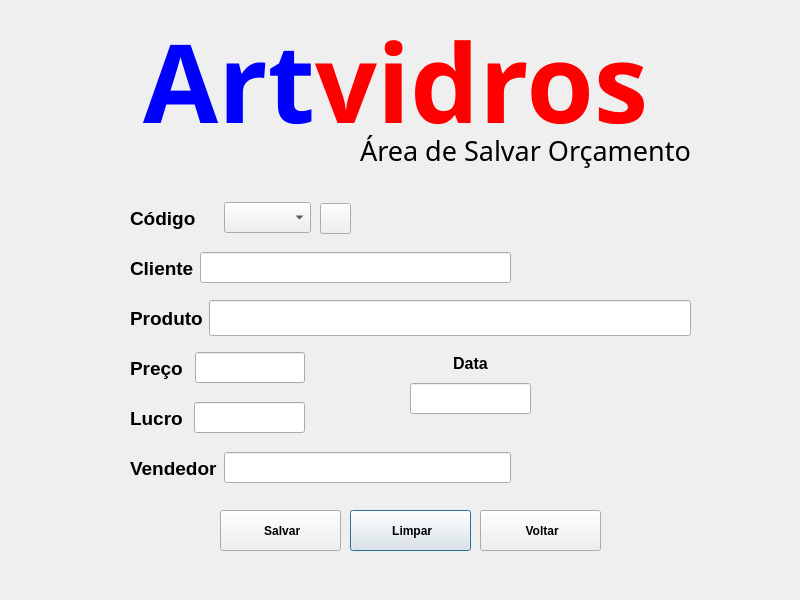
<?xml version="1.0" encoding="UTF-8"?>
<ui version="4.0">
 <class>DialogSalvar</class>
 <widget class="QDialog" name="DialogSalvar">
  <property name="geometry">
   <rect>
    <x>0</x>
    <y>0</y>
    <width>800</width>
    <height>600</height>
   </rect>
  </property>
  <property name="windowTitle">
   <string>Dialog</string>
  </property>
  <widget class="QWidget" name="layoutWidget">
   <property name="geometry">
    <rect>
     <x>410</x>
     <y>350</y>
     <width>121</width>
     <height>64</height>
    </rect>
   </property>
   <layout class="QVBoxLayout" name="verticalLayout">
    <item>
     <widget class="QLabel" name="label_7">
      <property name="font">
       <font>
        <pointsize>12</pointsize>
        <bold>true</bold>
       </font>
      </property>
      <property name="text">
       <string>&lt;html&gt;&lt;head/&gt;&lt;body&gt;&lt;p align=&quot;center&quot;&gt;Data&lt;/p&gt;&lt;/body&gt;&lt;/html&gt;</string>
      </property>
     </widget>
    </item>
    <item>
     <widget class="QLineEdit" name="lineEditData">
      <property name="font">
       <font>
        <pointsize>14</pointsize>
       </font>
      </property>
      <property name="whatsThis">
       <string>&lt;html&gt;&lt;head/&gt;&lt;body&gt;&lt;p align=&quot;center&quot;&gt;&lt;br/&gt;&lt;/p&gt;&lt;/body&gt;&lt;/html&gt;</string>
      </property>
     </widget>
    </item>
   </layout>
  </widget>
  <widget class="QWidget" name="layoutWidget_5">
   <property name="geometry">
    <rect>
     <x>130</x>
     <y>350</y>
     <width>175</width>
     <height>36</height>
    </rect>
   </property>
   <property name="font">
    <font>
     <pointsize>14</pointsize>
     <bold>true</bold>
    </font>
   </property>
   <layout class="QHBoxLayout" name="horizontalLayout_3">
    <item>
     <widget class="QLabel" name="label_price">
      <property name="font">
       <font>
        <pointsize>14</pointsize>
        <bold>true</bold>
       </font>
      </property>
      <property name="text">
       <string>Preço </string>
      </property>
     </widget>
    </item>
    <item>
     <widget class="QLineEdit" name="lineEditPrice">
      <property name="font">
       <font>
        <pointsize>14</pointsize>
        <bold>false</bold>
       </font>
      </property>
     </widget>
    </item>
   </layout>
  </widget>
  <widget class="QPushButton" name="pushButtonLimpar">
   <property name="geometry">
    <rect>
     <x>350</x>
     <y>510</y>
     <width>121</width>
     <height>41</height>
    </rect>
   </property>
   <property name="font">
    <font>
     <bold>true</bold>
    </font>
   </property>
   <property name="text">
    <string> Limpar</string>
   </property>
   <property name="icon">
    <iconset resource="files.qrc">
     <normaloff>:/imagens/limpar.png</normaloff>:/imagens/limpar.png</iconset>
   </property>
  </widget>
  <widget class="QWidget" name="layoutWidget_3">
   <property name="geometry">
    <rect>
     <x>130</x>
     <y>400</y>
     <width>175</width>
     <height>36</height>
    </rect>
   </property>
   <property name="font">
    <font>
     <pointsize>14</pointsize>
     <bold>true</bold>
    </font>
   </property>
   <layout class="QHBoxLayout" name="horizontalLayout_4">
    <item>
     <widget class="QLabel" name="label_profit">
      <property name="font">
       <font>
        <pointsize>14</pointsize>
        <bold>true</bold>
       </font>
      </property>
      <property name="text">
       <string>Lucro </string>
      </property>
     </widget>
    </item>
    <item>
     <widget class="QLineEdit" name="lineEditProfit">
      <property name="font">
       <font>
        <pointsize>14</pointsize>
        <bold>false</bold>
       </font>
      </property>
     </widget>
    </item>
   </layout>
  </widget>
  <widget class="QPushButton" name="pushButtonVoltar">
   <property name="geometry">
    <rect>
     <x>480</x>
     <y>510</y>
     <width>121</width>
     <height>41</height>
    </rect>
   </property>
   <property name="font">
    <font>
     <bold>true</bold>
    </font>
   </property>
   <property name="text">
    <string> Voltar</string>
   </property>
   <property name="icon">
    <iconset resource="files.qrc">
     <normaloff>:/imagens/voltar.png</normaloff>:/imagens/voltar.png</iconset>
   </property>
  </widget>
  <widget class="QWidget" name="layoutWidget_2">
   <property name="geometry">
    <rect>
     <x>130</x>
     <y>250</y>
     <width>381</width>
     <height>36</height>
    </rect>
   </property>
   <property name="font">
    <font>
     <pointsize>14</pointsize>
     <bold>true</bold>
    </font>
   </property>
   <layout class="QHBoxLayout" name="horizontalLayout_2">
    <item>
     <widget class="QLabel" name="label_name">
      <property name="font">
       <font>
        <pointsize>14</pointsize>
        <bold>true</bold>
       </font>
      </property>
      <property name="text">
       <string>Cliente</string>
      </property>
     </widget>
    </item>
    <item>
     <widget class="QLineEdit" name="lineEditCliente">
      <property name="font">
       <font>
        <pointsize>14</pointsize>
        <bold>false</bold>
       </font>
      </property>
     </widget>
    </item>
   </layout>
  </widget>
  <widget class="QLabel" name="label_8">
   <property name="geometry">
    <rect>
     <x>80</x>
     <y>0</y>
     <width>631</width>
     <height>161</height>
    </rect>
   </property>
   <property name="font">
    <font>
     <family>Matura MT Script Capitals</family>
     <pointsize>12</pointsize>
     <bold>true</bold>
    </font>
   </property>
   <property name="text">
    <string>&lt;html&gt;&lt;head/&gt;&lt;body&gt;&lt;p align=&quot;center&quot;&gt;&lt;span style=&quot; font-size:82pt; font-weight:700; color:#0000ff;&quot;&gt;Art&lt;/span&gt;&lt;span style=&quot; font-size:82pt; font-weight:700; color:#ff0000;&quot;&gt;vidros&lt;/span&gt;&lt;/p&gt;&lt;/body&gt;&lt;/html&gt;</string>
   </property>
  </widget>
  <widget class="QPushButton" name="pushButtonAdicionar">
   <property name="geometry">
    <rect>
     <x>220</x>
     <y>510</y>
     <width>121</width>
     <height>41</height>
    </rect>
   </property>
   <property name="font">
    <font>
     <bold>true</bold>
    </font>
   </property>
   <property name="text">
    <string> Salvar</string>
   </property>
   <property name="icon">
    <iconset resource="files.qrc">
     <normaloff>:/imagens/salvar.png</normaloff>:/imagens/salvar.png</iconset>
   </property>
  </widget>
  <widget class="QLabel" name="label_9">
   <property name="geometry">
    <rect>
     <x>360</x>
     <y>120</y>
     <width>351</width>
     <height>61</height>
    </rect>
   </property>
   <property name="font">
    <font>
     <family>Matura MT Script Capitals</family>
     <pointsize>20</pointsize>
     <bold>false</bold>
    </font>
   </property>
   <property name="text">
    <string>Área de Salvar Orçamento</string>
   </property>
  </widget>
  <widget class="QWidget" name="layoutWidget_4">
   <property name="geometry">
    <rect>
     <x>130</x>
     <y>450</y>
     <width>381</width>
     <height>36</height>
    </rect>
   </property>
   <property name="font">
    <font>
     <pointsize>14</pointsize>
     <bold>true</bold>
    </font>
   </property>
   <layout class="QHBoxLayout" name="horizontalLayout_5">
    <item>
     <widget class="QLabel" name="label_name_2">
      <property name="font">
       <font>
        <pointsize>14</pointsize>
        <bold>true</bold>
       </font>
      </property>
      <property name="text">
       <string>Vendedor</string>
      </property>
     </widget>
    </item>
    <item>
     <widget class="QLineEdit" name="lineEditVendedor">
      <property name="font">
       <font>
        <pointsize>14</pointsize>
        <bold>false</bold>
       </font>
      </property>
     </widget>
    </item>
   </layout>
  </widget>
  <widget class="QWidget" name="layoutWidget_7">
   <property name="geometry">
    <rect>
     <x>130</x>
     <y>300</y>
     <width>561</width>
     <height>36</height>
    </rect>
   </property>
   <property name="font">
    <font>
     <pointsize>14</pointsize>
     <bold>true</bold>
    </font>
   </property>
   <layout class="QHBoxLayout" name="horizontalLayout_6">
    <item>
     <widget class="QLabel" name="label_name_3">
      <property name="font">
       <font>
        <pointsize>14</pointsize>
        <bold>true</bold>
       </font>
      </property>
      <property name="text">
       <string>Produto</string>
      </property>
     </widget>
    </item>
    <item>
     <widget class="QLineEdit" name="lineEditProduct">
      <property name="sizePolicy">
       <sizepolicy hsizetype="Expanding" vsizetype="Preferred">
        <horstretch>0</horstretch>
        <verstretch>0</verstretch>
       </sizepolicy>
      </property>
      <property name="font">
       <font>
        <pointsize>14</pointsize>
        <bold>false</bold>
       </font>
      </property>
     </widget>
    </item>
   </layout>
  </widget>
  <widget class="QWidget" name="layoutWidget_8">
   <property name="geometry">
    <rect>
     <x>130</x>
     <y>200</y>
     <width>181</width>
     <height>36</height>
    </rect>
   </property>
   <property name="font">
    <font>
     <pointsize>14</pointsize>
     <bold>true</bold>
    </font>
   </property>
   <layout class="QHBoxLayout" name="horizontalLayout_7">
    <item>
     <widget class="QLabel" name="label_Id_2">
      <property name="font">
       <font>
        <pointsize>14</pointsize>
        <bold>true</bold>
       </font>
      </property>
      <property name="text">
       <string>Código</string>
      </property>
     </widget>
    </item>
    <item>
     <widget class="QComboBox" name="comboBoxID">
      <item>
       <property name="text">
        <string/>
       </property>
      </item>
     </widget>
    </item>
   </layout>
  </widget>
  <widget class="QLabel" name="labelNomeOrcamento">
   <property name="geometry">
    <rect>
     <x>360</x>
     <y>200</y>
     <width>191</width>
     <height>31</height>
    </rect>
   </property>
   <property name="font">
    <font>
     <pointsize>14</pointsize>
     <bold>true</bold>
    </font>
   </property>
   <property name="text">
    <string/>
   </property>
  </widget>
  <widget class="QPushButton" name="pushButtonMostrar">
   <property name="geometry">
    <rect>
     <x>320</x>
     <y>203</y>
     <width>31</width>
     <height>31</height>
    </rect>
   </property>
   <property name="text">
    <string/>
   </property>
   <property name="icon">
    <iconset resource="files.qrc">
     <normaloff>:/imagens/olho.png</normaloff>:/imagens/olho.png</iconset>
   </property>
  </widget>
 </widget>
 <tabstops>
  <tabstop>comboBoxID</tabstop>
  <tabstop>pushButtonMostrar</tabstop>
  <tabstop>lineEditCliente</tabstop>
  <tabstop>lineEditProduct</tabstop>
  <tabstop>lineEditPrice</tabstop>
  <tabstop>lineEditProfit</tabstop>
  <tabstop>lineEditData</tabstop>
  <tabstop>lineEditVendedor</tabstop>
  <tabstop>pushButtonAdicionar</tabstop>
  <tabstop>pushButtonLimpar</tabstop>
  <tabstop>pushButtonVoltar</tabstop>
 </tabstops>
 <resources>
  <include location="files.qrc"/>
 </resources>
 <connections/>
</ui>
